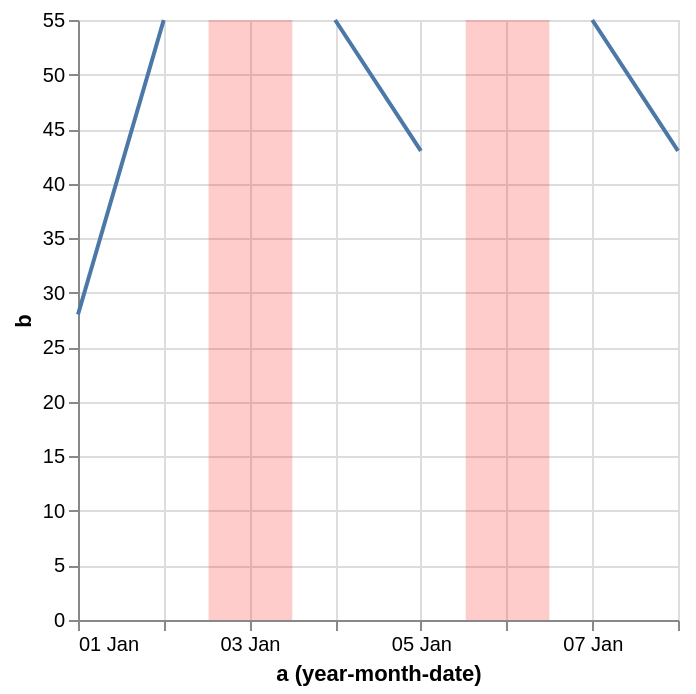

Source (Vega-Lite JSON):
### Vega specification from a JSON file in a GitHub repository (floating-point values rounded to 4 significant figures)
{"$schema": "https://vega.github.io/schema/vega/v6.json", "background": "white", "padding": 5, "width": 300, "height": 300, "style": "cell", "data": [{"name": "source_0", "values": [{"a": "Jan 1, 2000", "b": 28}, {"a": "Jan 2, 2000", "b": 55}, {"a": "Jan 3, 2000", "b": null}, {"a": "Jan 4, 2000", "b": 55}, {"a": "Jan 5, 2000", "b": 43}, {"a": "Jan 6, 2000", "b": null}, {"a": "Jan 7, 2000", "b": 55}, {"a": "Jan 8, 2000", "b": 43}]}, {"name": "data_0", "source": "source_0", "transform": [{"type": "formula", "expr": "toDate(datum[\"a\"])", "as": "a"}]}, {"name": "data_1", "source": "data_0", "transform": [{"field": "a", "type": "timeunit", "units": ["year", "month", "date"], "as": ["yearmonthdate_a", "yearmonthdate_a_end"]}]}, {"name": "data_2", "source": "data_0", "transform": [{"type": "filter", "expr": "datum.b === null"}, {"field": "a", "type": "timeunit", "units": ["year", "month", "date"], "as": ["yearmonthdate_a", "yearmonthdate_a_end"]}, {"type": "formula", "expr": "0.5 * timeOffset('date', datum['yearmonthdate_a'], -1) + 0.5 * datum['yearmonthdate_a']", "as": "yearmonthdate_a_offsetted_rect_start"}, {"type": "formula", "expr": "0.5 * datum['yearmonthdate_a'] + 0.5 * datum['yearmonthdate_a_end']", "as": "yearmonthdate_a_offsetted_rect_end"}, {"type": "filter", "expr": "(isDate(datum[\"yearmonthdate_a\"]) || (isValid(datum[\"yearmonthdate_a\"]) && isFinite(+datum[\"yearmonthdate_a\"])))"}]}], "marks": [{"name": "layer_0_marks", "type": "line", "style": ["line"], "sort": {"field": "x"}, "from": {"data": "data_1"}, "encode": {"update": {"stroke": {"value": "#4c78a8"}, "description": {"signal": "\"a (year-month-date): \" + (timeFormat(datum[\"yearmonthdate_a\"], \"%d %b\")) + \"; b: \" + (format(datum[\"b\"], \"\"))"}, "x": {"scale": "x", "field": "yearmonthdate_a"}, "y": {"scale": "y", "field": "b"}, "defined": {"signal": "isValid(datum[\"yearmonthdate_a\"]) && isFinite(+datum[\"yearmonthdate_a\"]) && isValid(datum[\"b\"]) && isFinite(+datum[\"b\"])"}}}}, {"name": "layer_1_marks", "type": "rect", "style": ["bar"], "from": {"data": "data_2"}, "encode": {"update": {"opacity": {"value": 0.2}, "fill": {"value": "red"}, "ariaRoleDescription": {"value": "bar"}, "description": {"signal": "\"a (year-month-date): \" + (timeFormat(datum[\"yearmonthdate_a\"], timeUnitSpecifier([\"year\",\"month\",\"date\"], {\"year-month\":\"%b %Y \",\"year-month-date\":\"%b %d, %Y \"})))"}, "x2": {"scale": "x", "field": "yearmonthdate_a_offsetted_rect_start", "offset": {"signal": "0.5 + (abs(scale(\"x\", datum[\"yearmonthdate_a_end\"]) - scale(\"x\", datum[\"yearmonthdate_a\"])) < 0.25 ? -0.5 * (0.25 - (abs(scale(\"x\", datum[\"yearmonthdate_a_end\"]) - scale(\"x\", datum[\"yearmonthdate_a\"])))) : 0.5)"}}, "x": {"scale": "x", "field": "yearmonthdate_a_offsetted_rect_end", "offset": {"signal": "0.5 + (abs(scale(\"x\", datum[\"yearmonthdate_a_end\"]) - scale(\"x\", datum[\"yearmonthdate_a\"])) < 0.25 ? 0.5 * (0.25 - (abs(scale(\"x\", datum[\"yearmonthdate_a_end\"]) - scale(\"x\", datum[\"yearmonthdate_a\"])))) : -0.5)"}}, "y": {"value": 0}, "y2": {"field": {"group": "height"}}}}}], "scales": [{"name": "x", "type": "time", "domain": {"fields": [{"data": "data_1", "field": "yearmonthdate_a"}, {"data": "data_2", "field": "yearmonthdate_a_offsetted_rect_start"}, {"data": "data_2", "field": "yearmonthdate_a_offsetted_rect_end"}]}, "range": [0, {"signal": "width"}]}, {"name": "y", "type": "linear", "domain": {"data": "data_1", "field": "b"}, "range": [{"signal": "height"}, 0], "nice": true, "zero": true}], "axes": [{"scale": "x", "orient": "bottom", "gridScale": "y", "grid": true, "tickCount": {"signal": "ceil(width/40)"}, "tickMinStep": {"signal": "datetime(2001, 0, 2, 0, 0, 0, 0) - datetime(2001, 0, 1, 0, 0, 0, 0)"}, "domain": false, "labels": false, "aria": false, "maxExtent": 0, "minExtent": 0, "ticks": false, "zindex": 0}, {"scale": "y", "orient": "left", "gridScale": "x", "grid": true, "tickCount": {"signal": "ceil(height/40)"}, "domain": false, "labels": false, "aria": false, "maxExtent": 0, "minExtent": 0, "ticks": false, "zindex": 0}, {"scale": "x", "orient": "bottom", "grid": false, "title": "a (year-month-date)", "format": "%d %b", "labelFlush": true, "labelOverlap": true, "tickCount": {"signal": "ceil(width/40)"}, "tickMinStep": {"signal": "datetime(2001, 0, 2, 0, 0, 0, 0) - datetime(2001, 0, 1, 0, 0, 0, 0)"}, "zindex": 0}, {"scale": "y", "orient": "left", "grid": false, "title": "b", "labelOverlap": true, "tickCount": {"signal": "ceil(height/40)"}, "zindex": 0}]}
